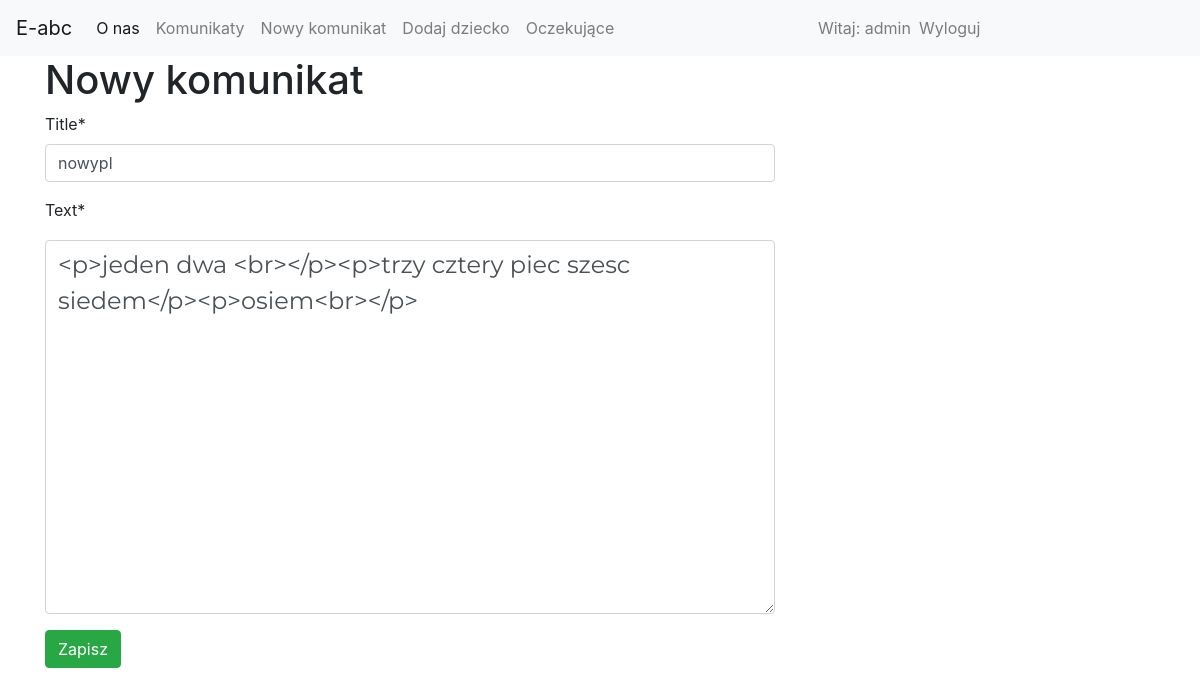
The page /post/22/edit/ (signed in) on the database its author committed.
### blog/models.py (models this page shows, shortened)
class Post(models.Model):
    author = models.ForeignKey('auth.User', default=4, on_delete=models.CASCADE)
    title = models.CharField(max_length=200)
    text = models.TextField()
    created_date = models.DateTimeField(default=timezone.now)
    published_date = models.DateTimeField(blank=True, null=True)
    viewed_by = models.TextField(default="")

### blog/views.py (the view)
# urls.py: url(r'^post/(?P<pk>\d+)/edit/$', views.PostUpdateView.as_view(), name='post_edit'),
class PostUpdateView(LoginRequiredMixin,UpdateView):
    login_url = '/login/'
    redirect_field_name = 'blog/post_detail.html'
    form_class = PostForm
    model = Post

### blog/forms.py
class PostForm(forms.ModelForm):
    class Meta:
        model = Post
        fields = ('title', 'text',)
        widgets = {
            'title': forms.TextInput(attrs={'class': 'textinputclass'}),
            'text': forms.Textarea(attrs={'class': 'editable medium-editor-textarea postcontent'}),
        }

### blog/templates/blog/post_form.html (shortened to what this page needs)
{% extends 'blog/base.html' %}
{% load crispy_forms_tags %}
{% block content %}
    <h1>Nowy komunikat</h1>
    <form method="POST" class="post-form">
    {{ form|crispy }}
    <button type="submit" class="btn btn-success">Zapisz</button>
    </form>
{% endblock %}

### blog/templates/blog/base.html (shortened to what this page needs)
<!DOCTYPE html>
{% load staticfiles %}
<html>
    <head>
        <link rel="stylesheet" href="https://stackpath.bootstrapcdn.com/bootstrap/4.3.1/css/bootstrap.min.css">
        <link rel="stylesheet" href="https://use.fontawesome.com/releases/v5.8.1/css/all.css">
        <link rel="stylesheet" href="//cdn.jsdelivr.net/medium-editor/latest/css/medium-editor.min.css" type="text/css" media="screen" charset="utf-8">
        <link rel="stylesheet" href="{% static 'css/blog.css' %}">
<body>
<nav class="navbar navbar-expand-md navbar-light bg-light">
  <a class="navbar-brand" href="#">E-abc</a>
  <div class="collapse navbar-collapse" id="navbarNav">
    <div class="d-flex justify-content-start">
    <ul class="navbar-nav">
      <li class="nav-item active">
        <a class="nav-link" href="{% url 'about'%}">O nas </a>
      </li>
      {% if user.is_authenticated %}
      <li class="nav-item">
        <a class="nav-link" href="{% url 'post_list' %}">Komunikaty<span class="sr-only">(current)</span></a>
      </li>
      {% if user.is_superuser %}
      <li class="nav-item">
        <a class="nav-link" href="{% url 'post_new' %}" >Nowy komunikat</a>
      </li>
      <li class="nav-item">
        <a class="nav-link" href="{% url 'kid_new' %}" >Dodaj dziecko</a>
      </li>
      <li>
        <a class="nav-link" href="{% url 'post_draft_list' %}">Oczekujące</a>
      </li>
      {% endif %}
      {% endif %}
      </ul>
    </div>
  </div>
  {% if user.is_authenticated %}
  <div class="collapse navbar-collapse" id="navbarNav">
      <div class="d-md-flex justify-content-end">
        <span class="navbar-text">Witaj:  {{ user.username }}  </span>
        <ul class="navbar-nav">
          <li class="nav-item">
            <a class="nav-link" href="{% url 'logout' %}">Wyloguj</a>
          </li>
        </ul>
      </div>
    </div>
    {% else %}
    <div class="d-md-flex justify-content-end">
        <ul class="navbar-nav">
          <li><a class="nav-link" href="{% url 'login' %}" ><i class="fas fa-user" id="login_ico"></i> Zaloguj </a></li>
        </ul>
    </div>
    {% endif %}
</nav>
        <div class="content container">
            <div class="row">
                <div class="col-md-8">
                  <div class="blog_posts">
                    {% block content %}
                    {% endblock %}
                  </div>
                </div>
            </div>
        </div>
</body>
</html>

### blog/static/css/blog.css (style rules this page uses)
.postcontent { font-family: 'Montserrat'; font-size: 1.5em; margin-top: 10px; }

### rows shown on the page
Post: title "nowypl", text "<p>jeden dwa <br></p><p>trzy cztery piec szesc siedem</p><p>osiem<br></p>"

### other values the page prints
{{ user.username }} "admin"
